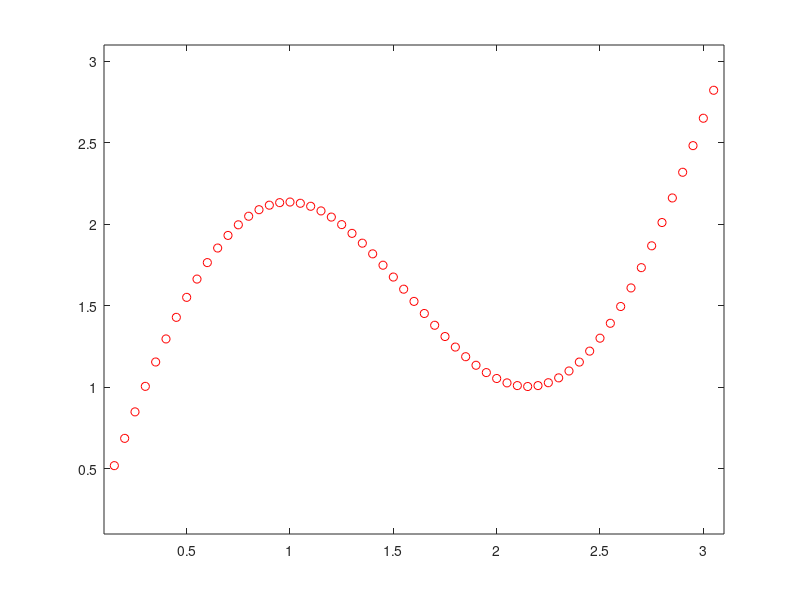

Source code (MATLAB): (Note: this script raises an error after producing the figure.)

% Generate and plot a 2D data set

data_min = 0.15;
data_max = 3.05;
T = [data_min:0.05:data_max]';
T = [T (T + 1.25*sin(2*T))];
fh1 = figure;
plot(T(:,1), T(:,2), 'ro');
axis([data_min-0.05 data_max+0.05 data_min-0.05 data_max+0.05]);
clc;
disp('This demonstration shows in detail how the EM algorithm works')
disp('for training a GTM with a one dimensional latent space.')
disp(' ')
fprintf([...
'The figure shows data generated by feeding a 1D uniform distribution\n', ...
'(on the X-axis) through a non-linear function (y = x + 1.25*sin(2*x))\n', ...
'\nPress any key to continue ...\n\n']);
pause;

% Generate a unit circle figure, to be used for plotting
src = [0:(2*pi)/(20-1):2*pi]';
unitC = [sin(src) cos(src)];

% Generate and plot (along with the data) an initial GTM model

clc;
num_latent_points = 20;
num_rbf_centres = 5;

net = gtm(1, num_latent_points, 2, num_rbf_centres, 'gaussian');

options = zeros(1, 18);
options(7) = 1;
net = gtminit(net, options, T, 'regular', num_latent_points, ...
   num_rbf_centres);

mix = gtmfwd(net);
% Replot the figure
hold off;
plot(mix.centres(:,1),  mix.centres(:,2), 'g');
hold on;
for i=1:num_latent_points
  c = 2*unitC*sqrt(mix.covars(1)) + [ones(20,1)*mix.centres(i,1) ...
      ones(num_latent_points,1)*mix.centres(i,2)];
  fill(c(:,1), c(:,2), [0.8 1 0.8]);
end
plot(T(:,1), T(:,2), 'ro');
plot(mix.centres(:,1),  mix.centres(:,2), 'g+');
plot(mix.centres(:,1),  mix.centres(:,2), 'g');
axis([data_min-0.05 data_max+0.05 data_min-0.05 data_max+0.05]);
drawnow;
title('Initial configuration');
disp(' ')
fprintf([...
'The figure shows the starting point for the GTM, before the training.\n', ...
'A discrete latent variable distribution of %d points in 1 dimension \n', ...
'is mapped to the 1st principal component of the target data by an RBF.\n', ...
'with %d basis functions.  Each of the %d points defines the centre of\n', ...
'a Gaussian in a Gaussian mixture, marked by the green ''+''-signs.  The\n', ...
'mixture components all have equal variance, illustrated by the filled\n', ...
'circle around each ''+''-sign, the radii corresponding to 2 standard\n', ...
'deviations.  The ''+''-signs are connected with a line according to their\n', ...
'corresponding ordering in latent space.\n\n', ...
'Press any key to begin training ...\n\n'], num_latent_points, ...
num_rbf_centres, num_latent_points);
pause;

figure(fh1);
%%%% Train the GTM and plot it (along with the data) as training proceeds %%%%
options = foptions;
options(1) = -1;  % Turn off all warning messages
options(14) = 1;
for j = 1:15
  [net, options] = gtmem(net, T, options);
  hold off;
  mix = gtmfwd(net);
  plot(mix.centres(:,1),  mix.centres(:,2), 'g');
  hold on;
  for i=1:20
    c = 2*unitC*sqrt(mix.covars(1)) + [ones(20,1)*mix.centres(i,1) ...
	ones(20,1)*mix.centres(i,2)];
    fill(c(:,1), c(:,2), [0.8 1.0 0.8]);
  end
  plot(T(:,1), T(:,2), 'ro');
  plot(mix.centres(:,1),  mix.centres(:,2), 'g+');
  plot(mix.centres(:,1),  mix.centres(:,2), 'g');
  axis([0 3.5 0 3.5]);
  title(['After ', int2str(j),' iterations of training.']);
  drawnow;
  if (j == 4)
    fprintf([...
'The GTM initially adapts relatively quickly - already after \n', ...
'4 iterations of training, a rough fit is attained.\n\n', ...
'Press any key to continue training ...\n\n']);
pause;
figure(fh1);
  elseif (j == 8)
    fprintf([...
'After another 4 iterations of training:  from now on further \n', ...
'training only makes small changes to the mapping, which combined with \n', ...
'decrements of the Gaussian mixture variance, optimize the fit in \n', ...
'terms of likelihood.\n\n', ...
'Press any key to continue training ...\n\n']);
pause;
figure(fh1);
  else
    pause(1);
  end
end

clc;
fprintf([...
'After 15 iterations of training the GTM can be regarded as converged. \n', ...
'Is has been adapted to fit the target data distribution as well \n', ...
'as possible, given prior smoothness constraints on the mapping. It \n', ...
'captures the fact that the probabilty density is higher at the two \n', ...
'bends of the curve, and lower towards its end points.\n\n']);
disp(' ');
disp('Press any key to exit.');
pause;

close(fh1);
clear all;

